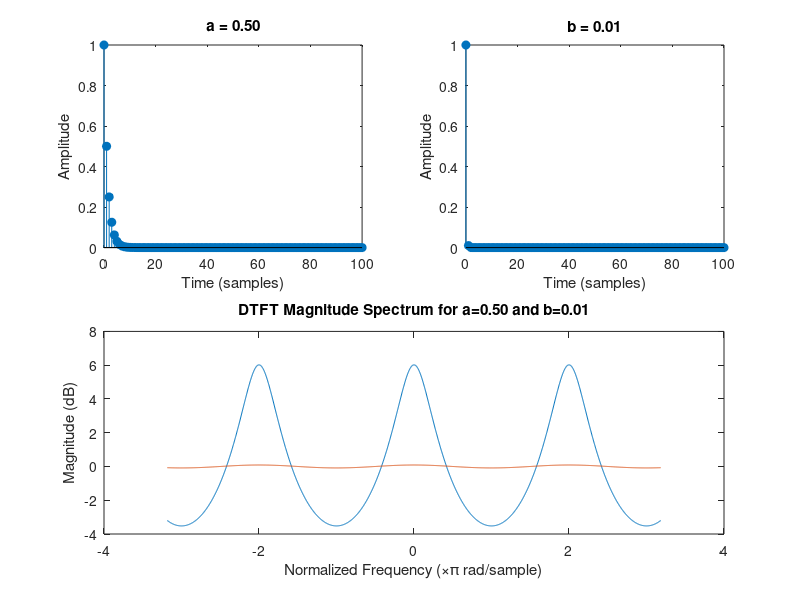
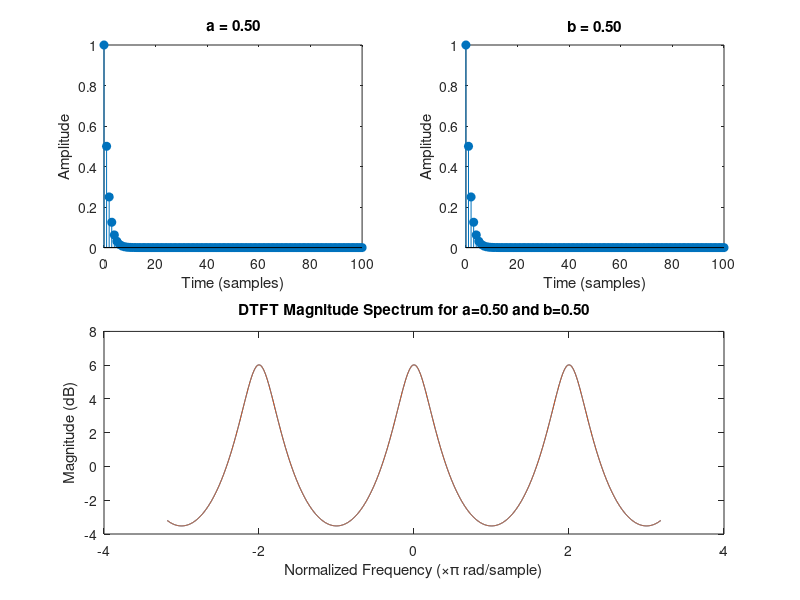
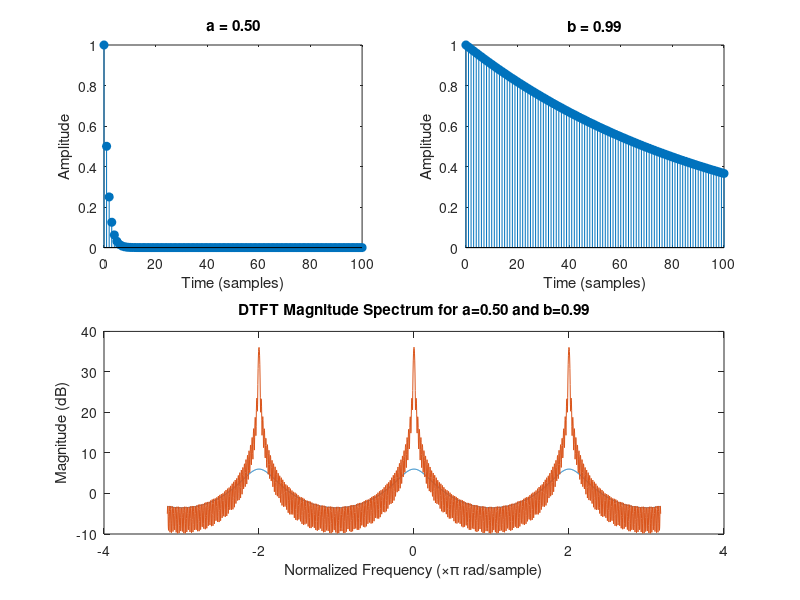

The MATLAB script that drew these images, in order:
n = 0:100;
a = 0.5;
b = [0.01, 0.5, 0.99];
x1 = a.^n .* (n >= 0);
w = -10:0.01:10;
for i = 1:length(b)
    x2 = b(i).^n .* (n >= 0) - b(i).^(-n-1) .* (n < 0);
    X1 = abs(freqz(x1, 1, w));
    X2 = abs(freqz(x2, 1, w));
    figure;
    subplot(2,2,1);
    stem(n, x1,"filled");
    title(sprintf('a = %.2f', a));
    xlabel('Time (samples)');
    ylabel('Amplitude');
    
    subplot(2,2,2);
    stem(n, x2,"filled");
    title(sprintf('b = %.2f', b(i)));
    xlabel('Time (samples)');
    ylabel('Amplitude');
    
    subplot(2,2,[3,4]);
    plot(w/pi, mag2db(X1));
    hold on;
    plot(w/pi, mag2db(X2));
    hold off;
    title(sprintf('DTFT Magnitude Spectrum for a=%.2f and b=%.2f', a, b(i)));
    xlabel('Normalized Frequency (\times\pi rad/sample)');
    ylabel('Magnitude (dB)');
end
